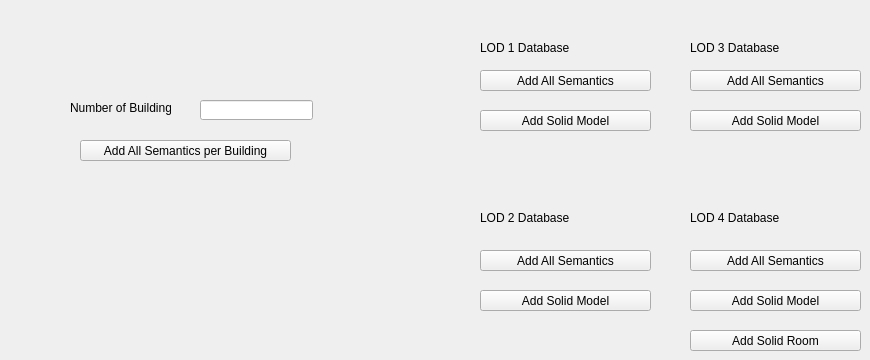
     <widget class="QWidget" name="widget">
      <attribute name="title">
       <string>Test</string>
      </attribute>
      <widget class="QPushButton" name="pb_add_all_lod2">
       <property name="geometry">
        <rect>
         <x>480</x>
         <y>250</y>
         <width>171</width>
         <height>21</height>
        </rect>
       </property>
       <property name="text">
        <string>Add All Semantics</string>
       </property>
      </widget>
      <widget class="QPushButton" name="pb_add_per_building">
       <property name="geometry">
        <rect>
         <x>80</x>
         <y>140</y>
         <width>211</width>
         <height>21</height>
        </rect>
       </property>
       <property name="text">
        <string>Add All Semantics per Building</string>
       </property>
      </widget>
      <widget class="QLineEdit" name="lineEdit">
       <property name="geometry">
        <rect>
         <x>200</x>
         <y>100</y>
         <width>113</width>
         <height>20</height>
        </rect>
       </property>
      </widget>
      <widget class="QLabel" name="label_18">
       <property name="geometry">
        <rect>
         <x>70</x>
         <y>100</y>
         <width>101</width>
         <height>16</height>
        </rect>
       </property>
       <property name="text">
        <string>Number of Building</string>
       </property>
      </widget>
      <widget class="QLabel" name="label_21">
       <property name="geometry">
        <rect>
         <x>480</x>
         <y>40</y>
         <width>91</width>
         <height>16</height>
        </rect>
       </property>
       <property name="text">
        <string>LOD 1 Database</string>
       </property>
      </widget>
      <widget class="QLabel" name="label_43">
       <property name="geometry">
        <rect>
         <x>480</x>
         <y>210</y>
         <width>91</width>
         <height>16</height>
        </rect>
       </property>
       <property name="text">
        <string>LOD 2 Database</string>
       </property>
      </widget>
      <widget class="QPushButton" name="pb_add_all_lod1">
       <property name="geometry">
        <rect>
         <x>480</x>
         <y>70</y>
         <width>171</width>
         <height>21</height>
        </rect>
       </property>
       <property name="text">
        <string>Add All Semantics</string>
       </property>
      </widget>
      <widget class="QLabel" name="label_44">
       <property name="geometry">
        <rect>
         <x>690</x>
         <y>40</y>
         <width>91</width>
         <height>16</height>
        </rect>
       </property>
       <property name="text">
        <string>LOD 3 Database</string>
       </property>
      </widget>
      <widget class="QLabel" name="label_45">
       <property name="geometry">
        <rect>
         <x>690</x>
         <y>210</y>
         <width>91</width>
         <height>16</height>
        </rect>
       </property>
       <property name="text">
        <string>LOD 4 Database</string>
       </property>
      </widget>
      <widget class="QPushButton" name="pb_add_all_lod3">
       <property name="geometry">
        <rect>
         <x>690</x>
         <y>70</y>
         <width>171</width>
         <height>21</height>
        </rect>
       </property>
       <property name="text">
        <string>Add All Semantics</string>
       </property>
      </widget>
      <widget class="QPushButton" name="pb_add_all_lod4">
       <property name="geometry">
        <rect>
         <x>690</x>
         <y>250</y>
         <width>171</width>
         <height>21</height>
        </rect>
       </property>
       <property name="text">
        <string>Add All Semantics</string>
       </property>
      </widget>
      <widget class="QPushButton" name="pb_lod1_solid">
       <property name="geometry">
        <rect>
         <x>480</x>
         <y>110</y>
         <width>171</width>
         <height>21</height>
        </rect>
       </property>
       <property name="text">
        <string>Add Solid Model</string>
       </property>
      </widget>
      <widget class="QPushButton" name="pb_lod3_solid">
       <property name="geometry">
        <rect>
         <x>690</x>
         <y>110</y>
         <width>171</width>
         <height>21</height>
        </rect>
       </property>
       <property name="text">
        <string>Add Solid Model</string>
       </property>
      </widget>
      <widget class="QPushButton" name="pb_lod4_solid">
       <property name="geometry">
        <rect>
         <x>690</x>
         <y>290</y>
         <width>171</width>
         <height>21</height>
        </rect>
       </property>
       <property name="text">
        <string>Add Solid Model</string>
       </property>
      </widget>
      <widget class="QPushButton" name="pb_lod2_solid">
       <property name="geometry">
        <rect>
         <x>480</x>
         <y>290</y>
         <width>171</width>
         <height>21</height>
        </rect>
       </property>
       <property name="text">
        <string>Add Solid Model</string>
       </property>
      </widget>
      <widget class="QPushButton" name="pb_lod4_room_solid">
       <property name="geometry">
        <rect>
         <x>690</x>
         <y>330</y>
         <width>171</width>
         <height>21</height>
        </rect>
       </property>
       <property name="text">
        <string>Add Solid Room</string>
       </property>
      </widget>
     </widget>
